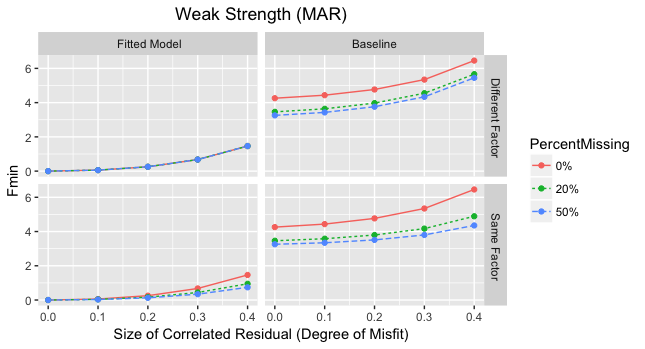

R code for this plot:
library(ggplot2)
library(gridExtra)
library(reshape2)
source("results.R")

#Four variables missing
df0 <- fitNoMissingShort_CR2_1[[2]][1:5,1:2]
df20 <- fitMAR_Linear_Short_CR2_1[[13]][1:5,1:2]
df50 <- fitMAR_Linear_Short_CR2_1[[14]][1:5,1:2]



sv0 <- fitNoMissingShort_CR2_3[[2]][1:5,1:2]
sv20 <-fitMAR_Linear_Short_CR2_3[[13]][1:5,1:2]
sv50 <- fitMAR_Linear_Short_CR2_3[[14]][1:5,1:2]


perMiss <-rep( rep(c("0%", "20%", "50%"),each=5), 2)
placeMiss <- rep(c(" Different Factor", " Same Factor"), each=15)
ResidualSize <- rep(c(0, 0.1, 0.2, 0.3, 0.4), 6)


data2 <- rbind(df0,df20 ,df50,  sv0, sv20, sv50)
data2 <- as.data.frame(data2, row.names = 1:nrow(data2))

data2$PercentMissing<- perMiss 
data2$placeMiss<- placeMiss
data2$ResidualSize<- ResidualSize
data2 <- melt(data2, measure.var=1:2)
data2$Fmin <- data2$value
data2$ModelHB <- rep(c(" Fitted Model", "Baseline"), each=nrow(data2)/2)


#combine 
datafinal <-data2




ggplot(datafinal, aes(x=ResidualSize, y=Fmin)) + geom_line(aes(linetype=PercentMissing, color=PercentMissing)) + 
  geom_point(aes(color=PercentMissing))+facet_grid(placeMiss~ModelHB)+
  xlab("Size of Correlated Residual (Degree of Misfit)")+
  ggtitle("Weak Strength (MAR)")+  theme(plot.title = element_text(hjust = 0.5))
